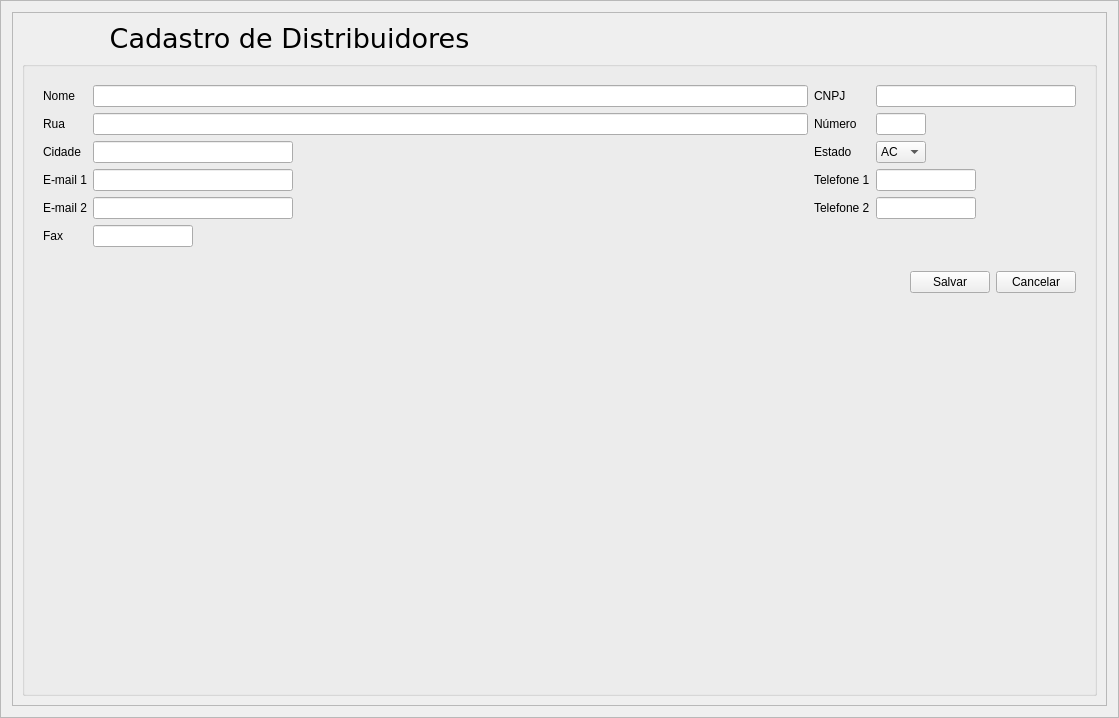
<?xml version="1.0" encoding="UTF-8"?>
<ui version="4.0">
 <class>DistInput</class>
 <widget class="QFrame" name="DistInput">
  <property name="geometry">
   <rect>
    <x>0</x>
    <y>0</y>
    <width>1119</width>
    <height>718</height>
   </rect>
  </property>
  <property name="windowTitle">
   <string>Frame</string>
  </property>
  <property name="frameShape">
   <enum>QFrame::StyledPanel</enum>
  </property>
  <property name="frameShadow">
   <enum>QFrame::Raised</enum>
  </property>
  <layout class="QGridLayout" name="gridLayout_4">
   <item row="0" column="0">
    <widget class="QFrame" name="LabFrame">
     <property name="frameShape">
      <enum>QFrame::StyledPanel</enum>
     </property>
     <property name="frameShadow">
      <enum>QFrame::Raised</enum>
     </property>
     <layout class="QGridLayout" name="gridLayout_2">
      <item row="0" column="0">
       <widget class="QLabel" name="TitleLabel">
        <property name="font">
         <font>
          <family>Verdana</family>
          <pointsize>20</pointsize>
          <italic>false</italic>
          <strikeout>false</strikeout>
         </font>
        </property>
        <property name="text">
         <string>&lt;html&gt;&lt;head/&gt;&lt;body&gt;&lt;p align=&quot;center&quot;&gt;Cadastro de Distribuidores&lt;/p&gt;&lt;/body&gt;&lt;/html&gt;</string>
        </property>
       </widget>
      </item>
      <item row="0" column="1">
       <widget class="QLabel" name="LogoLabel">
        <property name="text">
         <string>&lt;html&gt;&lt;head/&gt;&lt;body&gt;&lt;p&gt;&lt;img src=&quot;:/NPX ICO/clinic (2).png&quot;/&gt;&lt;/p&gt;&lt;/body&gt;&lt;/html&gt;</string>
        </property>
       </widget>
      </item>
      <item row="1" column="0" colspan="2">
       <widget class="QGroupBox" name="groupBox">
        <property name="title">
         <string/>
        </property>
        <layout class="QGridLayout" name="gridLayout">
         <item row="2" column="0">
          <spacer name="verticalSpacer">
           <property name="orientation">
            <enum>Qt::Vertical</enum>
           </property>
           <property name="sizeHint" stdset="0">
            <size>
             <width>20</width>
             <height>40</height>
            </size>
           </property>
          </spacer>
         </item>
         <item row="1" column="0">
          <widget class="QWidget" name="ButtonWidget" native="true">
           <layout class="QGridLayout" name="gridLayout_5">
            <item row="0" column="2">
             <widget class="QPushButton" name="CancelarButton">
              <property name="text">
               <string>Cancelar</string>
              </property>
             </widget>
            </item>
            <item row="0" column="0">
             <spacer name="horizontalSpacer_4">
              <property name="orientation">
               <enum>Qt::Horizontal</enum>
              </property>
              <property name="sizeType">
               <enum>QSizePolicy::Expanding</enum>
              </property>
              <property name="sizeHint" stdset="0">
               <size>
                <width>350</width>
                <height>20</height>
               </size>
              </property>
             </spacer>
            </item>
            <item row="0" column="1">
             <widget class="QPushButton" name="SalvarButton">
              <property name="text">
               <string>Salvar</string>
              </property>
             </widget>
            </item>
           </layout>
          </widget>
         </item>
         <item row="0" column="0">
          <widget class="QWidget" name="InputWidget" native="true">
           <layout class="QGridLayout" name="gridLayout_3">
            <item row="3" column="2">
             <widget class="QLabel" name="EnderLabel_3">
              <property name="text">
               <string>Número</string>
              </property>
             </widget>
            </item>
            <item row="5" column="0">
             <widget class="QLabel" name="EnderLabel_4">
              <property name="text">
               <string>Cidade</string>
              </property>
             </widget>
            </item>
            <item row="1" column="2">
             <widget class="QLabel" name="CNPJLabel">
              <property name="text">
               <string>CNPJ</string>
              </property>
             </widget>
            </item>
            <item row="5" column="2">
             <widget class="QLabel" name="EnderLabel_2">
              <property name="text">
               <string>Estado</string>
              </property>
             </widget>
            </item>
            <item row="1" column="0">
             <widget class="QLabel" name="NameLabel">
              <property name="text">
               <string>Nome</string>
              </property>
             </widget>
            </item>
            <item row="3" column="1">
             <widget class="QLineEdit" name="EnderEntry">
              <property name="maximumSize">
               <size>
                <width>16777215</width>
                <height>500</height>
               </size>
              </property>
             </widget>
            </item>
            <item row="1" column="1">
             <widget class="QLineEdit" name="NameEntry">
              <property name="maximumSize">
               <size>
                <width>16777215</width>
                <height>500</height>
               </size>
              </property>
             </widget>
            </item>
            <item row="8" column="0">
             <widget class="QLabel" name="Email2Label">
              <property name="text">
               <string>E-mail 2</string>
              </property>
             </widget>
            </item>
            <item row="7" column="1">
             <widget class="QLineEdit" name="Email1Entry">
              <property name="maximumSize">
               <size>
                <width>200</width>
                <height>16777215</height>
               </size>
              </property>
             </widget>
            </item>
            <item row="7" column="0">
             <widget class="QLabel" name="Email1Label">
              <property name="text">
               <string>E-mail 1</string>
              </property>
             </widget>
            </item>
            <item row="3" column="0">
             <widget class="QLabel" name="EnderLabel">
              <property name="text">
               <string>Rua</string>
              </property>
             </widget>
            </item>
            <item row="5" column="1">
             <widget class="QLineEdit" name="EnderEntry_3">
              <property name="maximumSize">
               <size>
                <width>200</width>
                <height>16777215</height>
               </size>
              </property>
             </widget>
            </item>
            <item row="8" column="1">
             <widget class="QLineEdit" name="Email2Entry">
              <property name="maximumSize">
               <size>
                <width>200</width>
                <height>16777215</height>
               </size>
              </property>
             </widget>
            </item>
            <item row="11" column="0">
             <widget class="QLabel" name="FaxLabel">
              <property name="text">
               <string>Fax</string>
              </property>
             </widget>
            </item>
            <item row="11" column="1">
             <widget class="QLineEdit" name="FaxEntry">
              <property name="maximumSize">
               <size>
                <width>100</width>
                <height>16777215</height>
               </size>
              </property>
             </widget>
            </item>
            <item row="7" column="3">
             <widget class="QLineEdit" name="Phone1Entry">
              <property name="maximumSize">
               <size>
                <width>100</width>
                <height>16777215</height>
               </size>
              </property>
             </widget>
            </item>
            <item row="8" column="3">
             <widget class="QLineEdit" name="Phone2Entry">
              <property name="maximumSize">
               <size>
                <width>100</width>
                <height>16777215</height>
               </size>
              </property>
             </widget>
            </item>
            <item row="8" column="2">
             <widget class="QLabel" name="Phone2Label">
              <property name="text">
               <string>Telefone 2</string>
              </property>
             </widget>
            </item>
            <item row="7" column="2">
             <widget class="QLabel" name="Phone1Label">
              <property name="text">
               <string>Telefone 1</string>
              </property>
             </widget>
            </item>
            <item row="5" column="3">
             <widget class="QComboBox" name="comboBox">
              <property name="maximumSize">
               <size>
                <width>50</width>
                <height>16777215</height>
               </size>
              </property>
              <item>
               <property name="text">
                <string>AC</string>
               </property>
              </item>
              <item>
               <property name="text">
                <string>AL</string>
               </property>
              </item>
              <item>
               <property name="text">
                <string>AP</string>
               </property>
              </item>
              <item>
               <property name="text">
                <string>AM</string>
               </property>
              </item>
              <item>
               <property name="text">
                <string>BA</string>
               </property>
              </item>
              <item>
               <property name="text">
                <string>CE</string>
               </property>
              </item>
              <item>
               <property name="text">
                <string>DF</string>
               </property>
              </item>
              <item>
               <property name="text">
                <string>ES</string>
               </property>
              </item>
              <item>
               <property name="text">
                <string>GO</string>
               </property>
              </item>
              <item>
               <property name="text">
                <string>MA</string>
               </property>
              </item>
              <item>
               <property name="text">
                <string>MT</string>
               </property>
              </item>
              <item>
               <property name="text">
                <string>MS</string>
               </property>
              </item>
              <item>
               <property name="text">
                <string>MG</string>
               </property>
              </item>
              <item>
               <property name="text">
                <string>PA</string>
               </property>
              </item>
              <item>
               <property name="text">
                <string>PB</string>
               </property>
              </item>
              <item>
               <property name="text">
                <string>PR</string>
               </property>
              </item>
              <item>
               <property name="text">
                <string>PE</string>
               </property>
              </item>
              <item>
               <property name="text">
                <string>PI</string>
               </property>
              </item>
              <item>
               <property name="text">
                <string>RJ</string>
               </property>
              </item>
              <item>
               <property name="text">
                <string>RN</string>
               </property>
              </item>
              <item>
               <property name="text">
                <string>RS</string>
               </property>
              </item>
              <item>
               <property name="text">
                <string>RO</string>
               </property>
              </item>
              <item>
               <property name="text">
                <string>RR</string>
               </property>
              </item>
              <item>
               <property name="text">
                <string>SC</string>
               </property>
              </item>
              <item>
               <property name="text">
                <string>SP</string>
               </property>
              </item>
              <item>
               <property name="text">
                <string>SE</string>
               </property>
              </item>
              <item>
               <property name="text">
                <string>TO</string>
               </property>
              </item>
             </widget>
            </item>
            <item row="3" column="3">
             <widget class="QLineEdit" name="EnderEntry_2">
              <property name="maximumSize">
               <size>
                <width>50</width>
                <height>16777215</height>
               </size>
              </property>
             </widget>
            </item>
            <item row="1" column="3">
             <widget class="QLineEdit" name="CNPJEntry">
              <property name="maximumSize">
               <size>
                <width>200</width>
                <height>16777215</height>
               </size>
              </property>
             </widget>
            </item>
           </layout>
          </widget>
         </item>
        </layout>
       </widget>
      </item>
     </layout>
    </widget>
   </item>
  </layout>
 </widget>
 <resources>
  <include location="npx.qrc"/>
 </resources>
 <connections/>
</ui>
